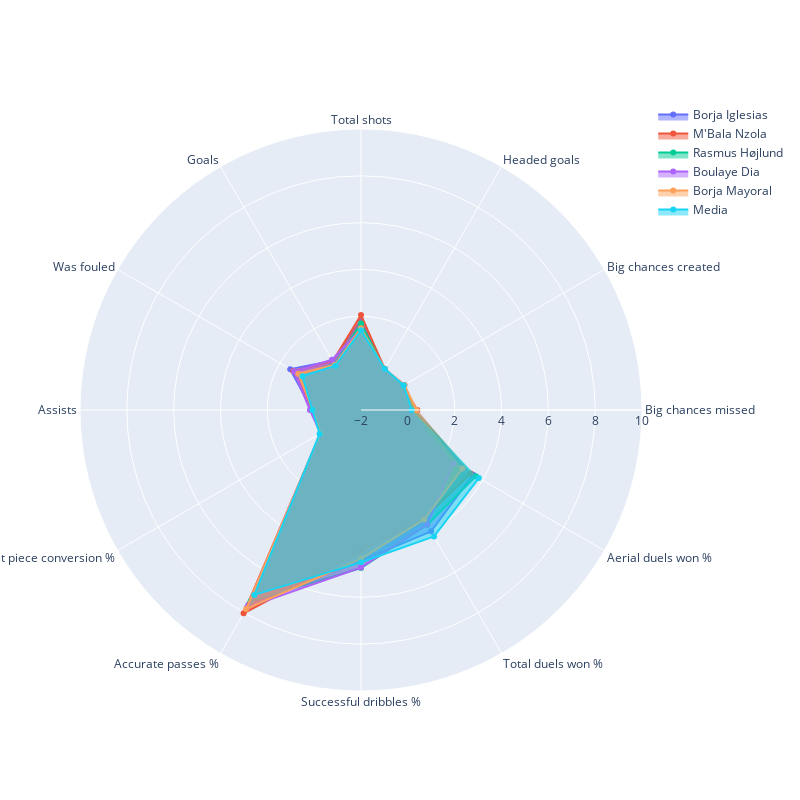

The cell this chart's notebook holds for it:
### Code cell
buscar_jugadores_similares('Borja Iglesias', caracteristicas_grafico)

### Figure 1 — Plotly figure (JSON) as saved in the notebook; plotly's stock layout.template omitted (floating-point values rounded to 4 significant figures)
{"data": [{"fill": "toself", "name": "Borja Iglesias", "r": [0.31, 0.14, 0, 1.83, 0.43, 1.49, 0.09, 0, 7.602, 4.444, 3.983, 3.529], "theta": ["Big chances missed", "Big chances created", "Headed goals", "Total shots", "Goals", "Was fouled", "Assists", "Set piece conversion %", "Accurate passes %", "Successful dribbles %", "Total duels won %", "Aerial duels won %"], "type": "scatterpolar"}, {"fill": "toself", "name": "M'Bala Nzola", "r": [0.41, 0.06, 0.03, 2.06, 0.41, 1.34, 0.06, 0, 8.027, 4.026, 3.359, 3.413], "theta": ["Big chances missed", "Big chances created", "Headed goals", "Total shots", "Goals", "Was fouled", "Assists", "Set piece conversion %", "Accurate passes %", "Successful dribbles %", "Total duels won %", "Aerial duels won %"], "type": "scatterpolar"}, {"fill": "toself", "name": "Rasmus Højlund", "r": [0.34, 0.03, 0, 1.69, 0.28, 1, 0.06, 0, 7.429, 4.746, 3.66, 3.667], "theta": ["Big chances missed", "Big chances created", "Headed goals", "Total shots", "Goals", "Was fouled", "Assists", "Set piece conversion %", "Accurate passes %", "Successful dribbles %", "Total duels won %", "Aerial duels won %"], "type": "scatterpolar"}, {"fill": "toself", "name": "Boulaye Dia", "r": [0.15, 0.12, 0, 1.45, 0.48, 1.3, 0.18, 0, 7.73, 4.73, 3.654, 2.564], "theta": ["Big chances missed", "Big chances created", "Headed goals", "Total shots", "Goals", "Was fouled", "Assists", "Set piece conversion %", "Accurate passes %", "Successful dribbles %", "Total duels won %", "Aerial duels won %"], "type": "scatterpolar"}, {"fill": "toself", "name": "Borja Mayoral", "r": [0.37, 0.14, 0.03, 1.49, 0.23, 1.09, 0.06, 0, 7.807, 4.355, 3.395, 3], "theta": ["Big chances missed", "Big chances created", "Headed goals", "Total shots", "Goals", "Was fouled", "Assists", "Set piece conversion %", "Accurate passes %", "Successful dribbles %", "Total duels won %", "Aerial duels won %"], "type": "scatterpolar"}, {"fill": "toself", "name": "Media", "r": [0.1638, 0.1063, 0.03045, 1.401, 0.1864, 0.8844, 0.07359, 0.04013, 7.117, 4.506, 4.236, 3.811], "theta": ["Big chances missed", "Big chances created", "Headed goals", "Total shots", "Goals", "Was fouled", "Assists", "Set piece conversion %", "Accurate passes %", "Successful dribbles %", "Total duels won %", "Aerial duels won %"], "type": "scatterpolar"}], "layout": {"autosize": false, "height": 800, "polar": {"radialaxis": {"range": [-2, 10], "visible": true}}, "showlegend": true, "width": 800}}
